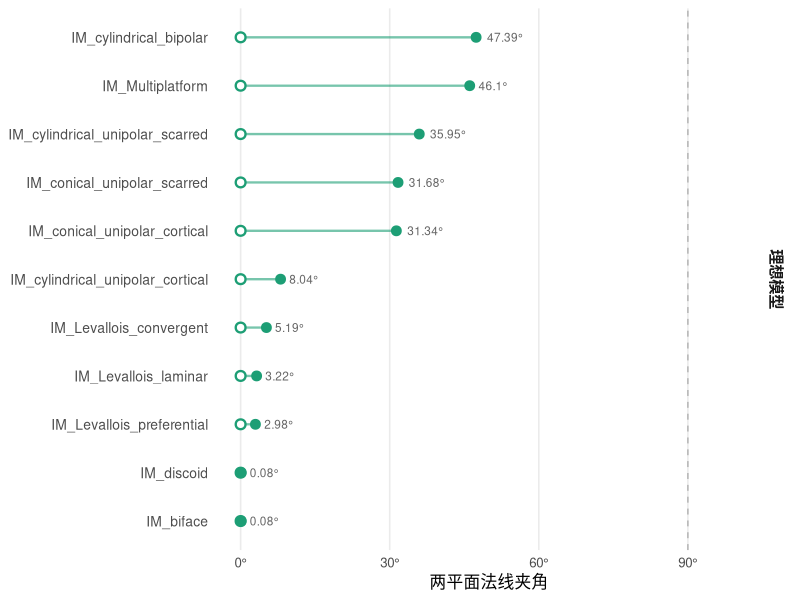
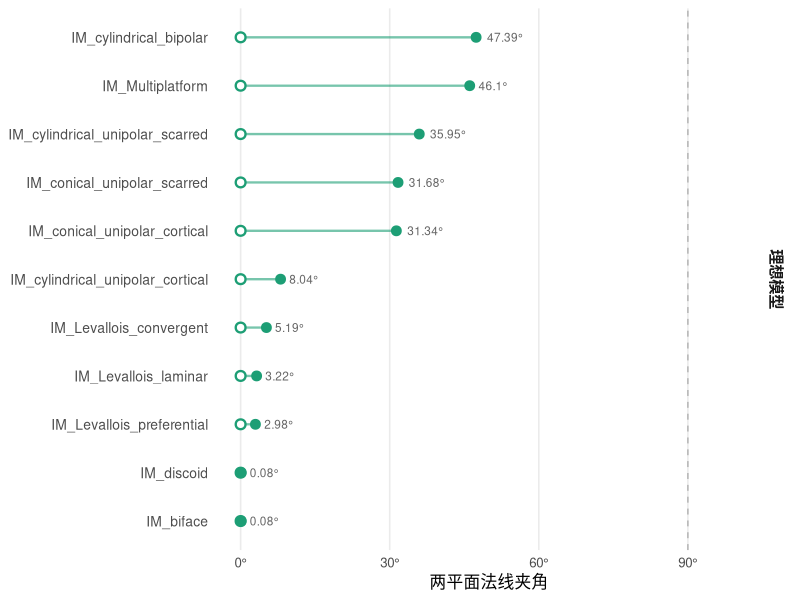

R code for these plots, in order:
# === plane_deviation_analysis.R ===
library(readxl)
library(dplyr)
library(ggplot2)

raw_data <- read_excel("analysis/data/raw_data/Scar_orientation_data.xlsx")

compute_plane_deviation <- function(df_group) {
  
  # Geomagic 法线
  normal_geo <- as.numeric(df_group[1, c("Norm_X", "Norm_Y", "Norm_Z")])
  normal_geo <- normal_geo / sqrt(sum(normal_geo^2))
  
  # SVD 法线
  dx  <- df_group$End_X - df_group$Start_X
  dy  <- df_group$End_Y - df_group$Start_Y
  dz  <- df_group$End_Z - df_group$Start_Z
  len <- sqrt(dx^2 + dy^2 + dz^2)
  valid <- len > 1e-10
  if (sum(valid) < 3) return(NULL)
  
  U          <- cbind(dx[valid]/len[valid],
                      dy[valid]/len[valid],
                      dz[valid]/len[valid])
  normal_svd <- svd(U)$v[, 3]
  normal_svd <- normal_svd / sqrt(sum(normal_svd^2))
  if (sum(normal_geo * normal_svd) < 0) normal_svd <- -normal_svd
  
  # 计算夹角
  cos_angle <- min(1, max(-1, sum(normal_geo * normal_svd)))
  angle_deg <- acos(cos_angle) * 180 / pi
  
  data.frame(
    ID        = df_group$ID[1],
    angle_deg = round(angle_deg, 2)
  )
}

deviation_results <- raw_data %>%
  group_by(ID) %>%
  group_map(~ compute_plane_deviation(.x), .keep = TRUE) %>%
  bind_rows()

print(deviation_results)








# 添加分组标签
deviation_results <- deviation_results %>%
  mutate(
    group = if_else(startsWith(as.character(ID), "IM"), "理想模型", "真实标本"),
    ID    = factor(ID, levels = deviation_results$ID[order(deviation_results$angle_deg)])
  )

ggplot(deviation_results, aes(y = ID)) +
  
  # 哑铃横线：从 0 到角度值
  geom_segment(
    aes(x = 0, xend = angle_deg, yend = ID, color = group),
    linewidth = 0.8, alpha = 0.6
  ) +
  
  # 左端点（0°参考点）
  geom_point(
    aes(x = 0, color = group),
    size = 2.5, shape = 21, fill = "white", stroke = 1.2
  ) +
  
  # 右端点（实际角度）
  geom_point(
    aes(x = angle_deg, color = group),
    size = 3
  ) +
  
  # 角度数值标签
  geom_text(
    aes(x = angle_deg, label = paste0(angle_deg, "°")),
    hjust = -0.3, size = 3, color = "grey40"
  ) +
  
  # 参考线：90° 虚线
  geom_vline(xintercept = 90, linetype = "dashed", color = "grey70", linewidth = 0.5) +
  
  scale_color_manual(
    values = c("理想模型" = "#1D9E75", "真实标本" = "#D85A30"),
    name   = NULL
  ) +
  
  scale_x_continuous(
    limits = c(0, 100),
    breaks = c(0, 30, 60, 90),
    labels = c("0°", "30°", "60°", "90°")
  ) +
  
  labs(
    x = "两平面法线夹角",
    y = NULL,
  ) +
  
  facet_grid(group ~ ., scales = "free_y", space = "free_y") +
  
  theme_minimal(base_size = 12) +
  theme(
    legend.position    = "none",
    panel.grid.major.y = element_blank(),
    panel.grid.minor   = element_blank(),
    strip.text         = element_text(size = 11, face = "bold"),
    axis.text.y        = element_text(size = 10),
    plot.caption       = element_text(color = "grey50", size = 9)
  )

ggsave("analysis/data/derived_data/plane_deviation_dumbbell.pdf",
       width = 8, height = 7)
